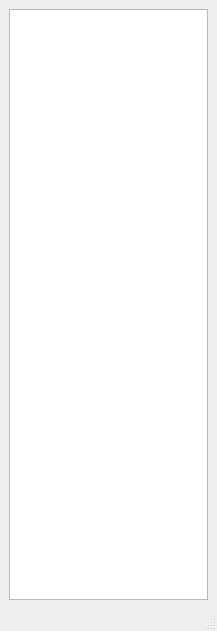
<?xml version="1.0" encoding="UTF-8"?>
<ui version="4.0">
 <class>MainWindow</class>
 <widget class="QMainWindow" name="MainWindow">
  <property name="geometry">
   <rect>
    <x>0</x>
    <y>0</y>
    <width>217</width>
    <height>631</height>
   </rect>
  </property>
  <property name="windowTitle">
   <string>QtOpenGLExamples</string>
  </property>
  <widget class="QWidget" name="centralwidget">
   <layout class="QVBoxLayout" name="verticalLayout">
    <item>
     <widget class="QListView" name="listView"/>
    </item>
   </layout>
  </widget>
  <widget class="QMenuBar" name="menubar">
   <property name="geometry">
    <rect>
     <x>0</x>
     <y>0</y>
     <width>217</width>
     <height>20</height>
    </rect>
   </property>
  </widget>
  <widget class="QStatusBar" name="statusbar"/>
 </widget>
 <resources/>
 <connections/>
</ui>
